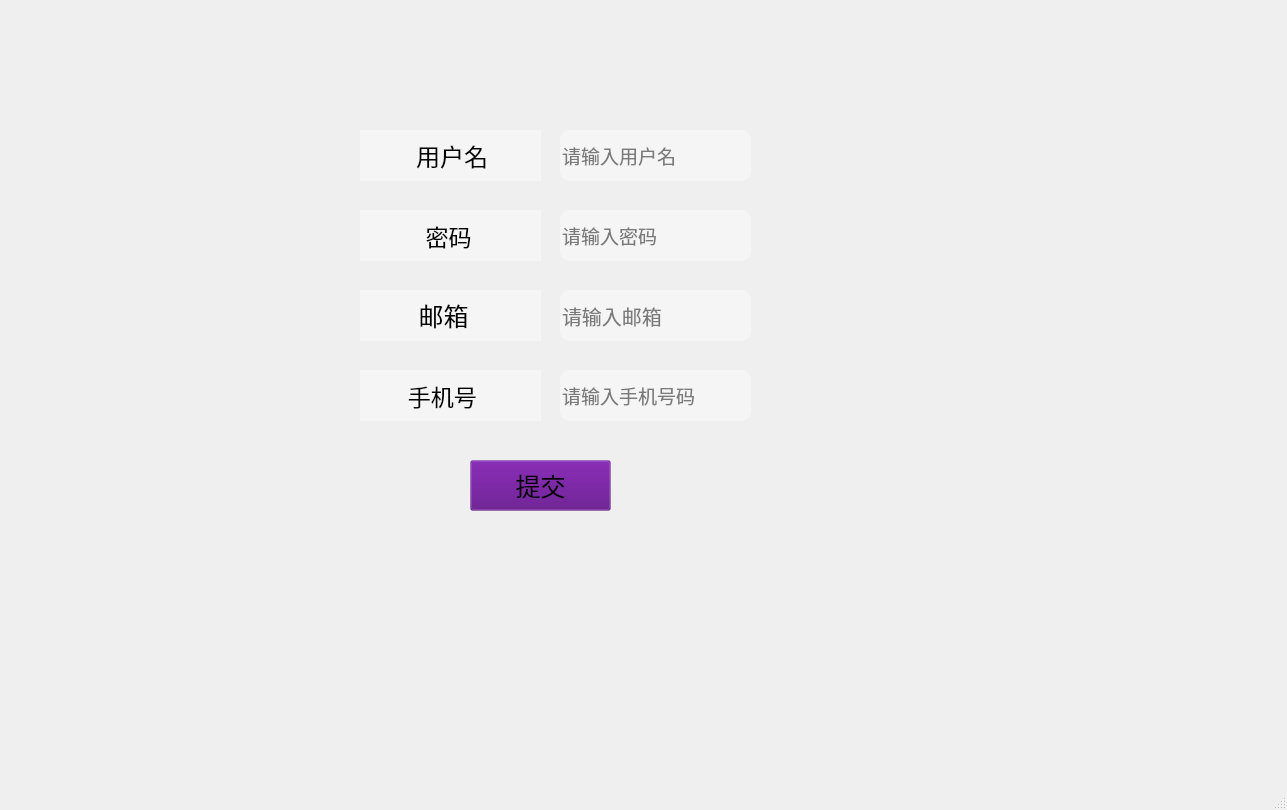
<?xml version="1.0" encoding="UTF-8"?>
<ui version="4.0">
 <class>RegisterWindow</class>
 <widget class="QMainWindow" name="RegisterWindow">
  <property name="geometry">
   <rect>
    <x>0</x>
    <y>0</y>
    <width>1287</width>
    <height>810</height>
   </rect>
  </property>
  <property name="cursor">
   <cursorShape>OpenHandCursor</cursorShape>
  </property>
  <property name="windowTitle">
   <string>用户注册</string>
  </property>
  <property name="windowOpacity">
   <double>1.000000000000000</double>
  </property>
  <widget class="QWidget" name="centralwidget">
   <property name="styleSheet">
    <string notr="true">border-image: url(:/image/login/preview.jpg);</string>
   </property>
   <widget class="QLabel" name="label">
    <property name="geometry">
     <rect>
      <x>360</x>
      <y>130</y>
      <width>181</width>
      <height>51</height>
     </rect>
    </property>
    <property name="font">
     <font>
      <family>造字工房悦圆演示版常规体</family>
      <pointsize>18</pointsize>
     </font>
    </property>
    <property name="styleSheet">
     <string notr="true">#label{
border-image: none;
background-color: rgba(255, 255, 255, 100);
text-alien:center;
}
</string>
    </property>
    <property name="text">
     <string>         用户名</string>
    </property>
   </widget>
   <widget class="QLineEdit" name="username">
    <property name="geometry">
     <rect>
      <x>560</x>
      <y>130</y>
      <width>191</width>
      <height>51</height>
     </rect>
    </property>
    <property name="font">
     <font>
      <family>微软雅黑 Light</family>
      <pointsize>14</pointsize>
     </font>
    </property>
    <property name="styleSheet">
     <string notr="true">#username{
border-image: none;
border-radius:10px;
background-color: rgba(255, 255, 255, 100);
}
</string>
    </property>
    <property name="placeholderText">
     <string>请输入用户名</string>
    </property>
   </widget>
   <widget class="QLineEdit" name="password">
    <property name="geometry">
     <rect>
      <x>560</x>
      <y>210</y>
      <width>191</width>
      <height>51</height>
     </rect>
    </property>
    <property name="font">
     <font>
      <family>微软雅黑 Light</family>
      <pointsize>14</pointsize>
     </font>
    </property>
    <property name="styleSheet">
     <string notr="true">#password{
border-image: none;
background-color: rgba(255, 255, 255, 100);
border-radius:10px;
}
</string>
    </property>
    <property name="echoMode">
     <enum>QLineEdit::Password</enum>
    </property>
    <property name="placeholderText">
     <string>请输入密码</string>
    </property>
   </widget>
   <widget class="QLabel" name="label_2">
    <property name="geometry">
     <rect>
      <x>360</x>
      <y>210</y>
      <width>181</width>
      <height>51</height>
     </rect>
    </property>
    <property name="font">
     <font>
      <family>造字工房悦圆演示版常规体</family>
      <pointsize>17</pointsize>
     </font>
    </property>
    <property name="styleSheet">
     <string notr="true">#label_2{
border-image: none;
background-color: rgba(255, 255, 255, 100);}
</string>
    </property>
    <property name="text">
     <string>           密码</string>
    </property>
   </widget>
   <widget class="QLabel" name="label_3">
    <property name="geometry">
     <rect>
      <x>360</x>
      <y>290</y>
      <width>181</width>
      <height>51</height>
     </rect>
    </property>
    <property name="maximumSize">
     <size>
      <width>16777215</width>
      <height>16777213</height>
     </size>
    </property>
    <property name="font">
     <font>
      <family>造字工房悦圆演示版常规体</family>
      <pointsize>19</pointsize>
     </font>
    </property>
    <property name="styleSheet">
     <string notr="true">#label_3{
border-image: none;
background-color: rgba(255, 255, 255, 100);}
</string>
    </property>
    <property name="text">
     <string>         邮箱</string>
    </property>
   </widget>
   <widget class="QLineEdit" name="email">
    <property name="geometry">
     <rect>
      <x>560</x>
      <y>290</y>
      <width>191</width>
      <height>51</height>
     </rect>
    </property>
    <property name="font">
     <font>
      <family>微软雅黑 Light</family>
      <pointsize>15</pointsize>
     </font>
    </property>
    <property name="cursor">
     <cursorShape>IBeamCursor</cursorShape>
    </property>
    <property name="styleSheet">
     <string notr="true">#email{
border-image: none;
background-color: rgba(255, 255, 255, 100);
border-radius:10px;
}
</string>
    </property>
    <property name="placeholderText">
     <string>请输入邮箱</string>
    </property>
   </widget>
   <widget class="QLabel" name="label_4">
    <property name="geometry">
     <rect>
      <x>360</x>
      <y>370</y>
      <width>181</width>
      <height>51</height>
     </rect>
    </property>
    <property name="font">
     <font>
      <family>造字工房悦圆演示版常规体</family>
      <pointsize>17</pointsize>
     </font>
    </property>
    <property name="styleSheet">
     <string notr="true">#label_4{
border-image: none;
background-color: rgba(255, 255, 255, 100);}
</string>
    </property>
    <property name="text">
     <string>        手机号</string>
    </property>
   </widget>
   <widget class="QLineEdit" name="phone">
    <property name="geometry">
     <rect>
      <x>560</x>
      <y>370</y>
      <width>191</width>
      <height>51</height>
     </rect>
    </property>
    <property name="font">
     <font>
      <family>微软雅黑 Light</family>
      <pointsize>14</pointsize>
     </font>
    </property>
    <property name="styleSheet">
     <string notr="true">#phone{
border-image: none;
background-color: rgba(255, 255, 255, 100);
border-radius:10px;
}
</string>
    </property>
    <property name="placeholderText">
     <string>请输入手机号码</string>
    </property>
   </widget>
   <widget class="QPushButton" name="commitButton">
    <property name="geometry">
     <rect>
      <x>470</x>
      <y>460</y>
      <width>141</width>
      <height>51</height>
     </rect>
    </property>
    <property name="font">
     <font>
      <family>微软雅黑</family>
      <pointsize>19</pointsize>
     </font>
    </property>
    <property name="styleSheet">
     <string notr="true">#commitButton{border-image: none;
background-color: rgba(85, 0, 127,50);
}
</string>
    </property>
    <property name="text">
     <string>提交</string>
    </property>
   </widget>
  </widget>
  <widget class="QMenuBar" name="menubar">
   <property name="geometry">
    <rect>
     <x>0</x>
     <y>0</y>
     <width>1287</width>
     <height>23</height>
    </rect>
   </property>
  </widget>
  <widget class="QStatusBar" name="statusbar"/>
 </widget>
 <resources/>
 <connections/>
</ui>
